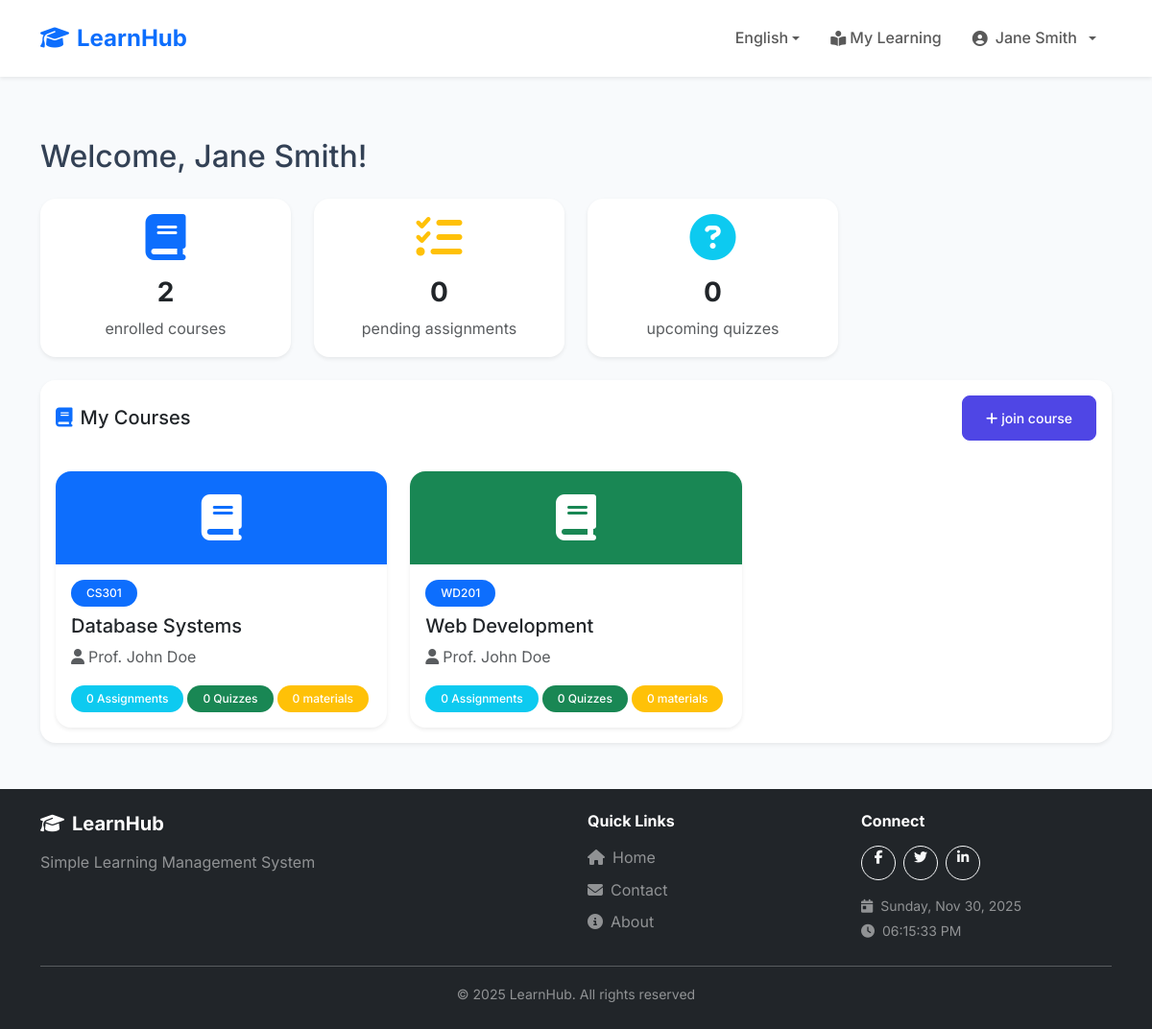
/student/ (signed in), run on the app's committed database.
### tables this page shows
CREATE TABLE users (
    id INT AUTO_INCREMENT PRIMARY KEY,
    username VARCHAR(50) UNIQUE NOT NULL,
    email VARCHAR(100) UNIQUE NOT NULL,
    password VARCHAR(255) NOT NULL,
    full_name VARCHAR(100) NOT NULL,
    role ENUM('student', 'teacher', 'admin') DEFAULT 'student',
    status ENUM('pending', 'approved', 'rejected', 'suspended') DEFAULT 'approved',
    student_id VARCHAR(20) NULL,
    profile_picture VARCHAR(255) NULL,
    phone VARCHAR(20) NULL,
    bio TEXT NULL,
    verification_token VARCHAR(100) NULL,
    verification_document VARCHAR(255) NULL,
    verified_at TIMESTAMP NULL,
    verified_by INT NULL,
    created_at TIMESTAMP DEFAULT CURRENT_TIMESTAMP,
    FOREIGN KEY (verified_by) REFERENCES users(id) ON DELETE SET NULL
);

CREATE TABLE courses (
    id INT AUTO_INCREMENT PRIMARY KEY,
    teacher_id INT NOT NULL,
    course_code VARCHAR(20) NOT NULL,
    course_name VARCHAR(100) NOT NULL,
    description TEXT,
    created_at TIMESTAMP DEFAULT CURRENT_TIMESTAMP,
    FOREIGN KEY (teacher_id) REFERENCES users(id) ON DELETE CASCADE
);

### config/languages.php (called while the page is built, shortened)
<?php
$currentLanguage = $_SESSION['language'];
$translationFile = __DIR__ . '/../lang/' . $currentLanguage . '.php';
if (file_exists($translationFile)) {
    $translations = require $translationFile;
} else {
    $translations = require __DIR__ . '/../lang/en.php';
}
function __($key) {
    global $translations;
    return $translations[$key] ?? $key;
}
function getCurrentLanguage() {
    return $_SESSION['language'] ?? 'en';
}
function getLanguageDirection() {
    $rtlLanguages = ['ar'];
    return in_array(getCurrentLanguage(), $rtlLanguages) ? 'rtl' : 'ltr';
}

### config/helpers/auth.php (called while the page is built, shortened)
<?php
function isLoggedIn() {
    return isset($_SESSION['user_id']);
}
function getCurrentUser() {
    global $pdo;
    if ($pdo) {
        $stmt = $pdo->prepare("SELECT * FROM users WHERE id = ?");
        $stmt->execute([$_SESSION['user_id']]);
        return $stmt->fetch();
    }
    return [
        'id' => $_SESSION['user_id'] ?? null,
        'full_name' => $_SESSION['user_name'] ?? '',
        'role' => $_SESSION['user_role'] ?? ''
    ];
}
function hasRole($role) {
    return isset($_SESSION['user_role']) && $_SESSION['user_role'] === $role;
}
?>

### config/helpers/validation.php (called while the page is built, shortened)
<?php
function sanitize($input) {
    return htmlspecialchars(trim($input), ENT_QUOTES, 'UTF-8');
}
?>

### student/index.php (the view, shortened to what this page needs)
<?php
require_once '../config/config.php';
$user = getCurrentUser();
$stmt = $pdo->prepare("SELECT COUNT(*) FROM enrollments WHERE student_id = ?");
$stmt->execute([$user['id']]);
$coursesCount = $stmt->fetchColumn();
$stmt = $pdo->prepare("
    SELECT COUNT(DISTINCT a.id)
    FROM assignments a
    JOIN enrollments e ON a.course_id = e.course_id
    LEFT JOIN submissions s ON a.id = s.assignment_id AND s.student_id = ?
    WHERE e.student_id = ? AND s.id IS NULL AND a.due_date >= NOW()
");
$stmt->execute([$user['id'], $user['id']]);
$pendingAssignments = $stmt->fetchColumn();
$stmt = $pdo->prepare("
    SELECT COUNT(DISTINCT q.id)
    FROM quizzes q
    JOIN enrollments e ON q.course_id = e.course_id
    WHERE e.student_id = ? AND q.due_date >= NOW()
");
$stmt->execute([$user['id']]);
$upcomingQuizzesCount = $stmt->fetchColumn();
$stmt = $pdo->prepare("
    SELECT c.*, u.full_name as teacher_name,
           (SELECT COUNT(*) FROM assignments WHERE course_id = c.id) as assignment_count,
           (SELECT COUNT(*) FROM quizzes WHERE course_id = c.id) as quiz_count,
           (SELECT COUNT(*) FROM materials WHERE course_id = c.id) as material_count
    FROM courses c
    JOIN enrollments e ON c.id = e.course_id
    JOIN users u ON c.teacher_id = u.id
    WHERE e.student_id = ?
    ORDER BY e.enrolled_at DESC
");
$stmt->execute([$user['id']]);
$courses = $stmt->fetchAll();
include '../includes/header.php';
?>
<div class="container my-5">
    <h2 class="mb-4"><?= __('welcome') ?>, <?= sanitize($user['full_name']) ?>!</h2>
    <div class="row g-4 mb-4">
        <div class="col-md-3">
            <div class="card text-center h-100 border-0 shadow-sm">
                <div class="card-body">
                    <div class="mb-3">
                        <i class="fas fa-book fa-3x text-primary"></i>
                    </div>
                    <h3 class="fw-bold"><?= $coursesCount ?></h3>
                    <p class="text-muted mb-0"><?= __('enrolled courses') ?></p>
                </div>
            </div>
        </div>
        <div class="col-md-3">
            <div class="card text-center h-100 border-0 shadow-sm">
                <div class="card-body">
                    <div class="mb-3">
                        <i class="fas fa-tasks fa-3x text-warning"></i>
                    </div>
                    <h3 class="fw-bold"><?= $pendingAssignments ?></h3>
                    <p class="text-muted mb-0"><?= __('pending assignments') ?></p>
                </div>
            </div>
        </div>
        <div class="col-md-3">
            <div class="card text-center h-100 border-0 shadow-sm">
                <div class="card-body">
                    <div class="mb-3">
                        <i class="fas fa-question-circle fa-3x text-info"></i>
                    </div>
                    <h3 class="fw-bold"><?= $upcomingQuizzesCount ?></h3>
                    <p class="text-muted mb-0"><?= __('upcoming quizzes') ?></p>
                </div>
            </div>
        </div>
    </div>
    <div class="card border-0 shadow-sm">
        <div class="card-header bg-white border-0 py-3">
            <div class="d-flex justify-content-between align-items-center">
                <h5 class="mb-0"><i class="fas fa-book text-primary <?= getLanguageDirection() === 'rtl' ? 'ms-2' : 'me-2' ?>"></i><?= __('my_courses') ?></h5>
                <button class="btn btn-primary btn-sm" data-bs-toggle="modal" data-bs-target="#enrollModal">
                    <i class="fas fa-plus <?= getLanguageDirection() === 'rtl' ? 'ms-1' : 'me-1' ?>"></i><?= __('join course') ?>
                </button>
            </div>
        </div>
        <div class="card-body">
            <?php if (empty($courses)): ?>
                <div class="text-center py-5">
                    <i class="fas fa-book fa-4x text-muted mb-3"></i>
                    <p class="text-muted mb-3"><?= __('no_courses_enrolled') ?></p>
                    <button class="btn btn-primary" data-bs-toggle="modal" data-bs-target="#enrollModal">
                        <i class="fas fa-plus <?= getLanguageDirection() === 'rtl' ? 'ms-1' : 'me-1' ?>"></i><?= __('join course') ?>
                    </button>
                </div>
            <?php else: ?>
                <div class="row g-4">
                    <?php
                    $colors = ['primary', 'success', 'warning', 'danger', 'info', 'secondary'];
                    foreach ($courses as $index => $course):
                        $colorClass = $colors[$index % count($colors)];
                    ?>
                        <div class="col-md-4">
                            <a href="course-details.php?id=<?= $course['id'] ?>" class="text-decoration-none">
                                <div class="card h-100 border-0 shadow-sm hover-card">
                                    <div class="card-header bg-<?= $colorClass ?> text-white border-0 text-center py-4">
                                        <i class="fas fa-book fa-3x"></i>
                                    </div>
                                    <div class="card-body">
                                        <span class="badge bg-primary mb-2"><?= sanitize($course['course_code']) ?></span>
                                        <h5 class="card-title text-dark"><?= sanitize($course['course_name']) ?></h5>
                                        <p class="text-muted mb-3"><i class="fas fa-user <?= getLanguageDirection() === 'rtl' ? 'ms-1' : 'me-1' ?>"></i><?= sanitize($course['teacher_name']) ?></p>
                                        <div class="d-flex gap-1 flex-wrap">
                                            <span class="badge bg-info"><?= $course['assignment_count'] ?> <?= __('assignments') ?></span>
                                            <span class="badge bg-success"><?= $course['quiz_count'] ?> <?= __('quizzes') ?></span>
                                            <span class="badge bg-warning"><?= $course['material_count'] ?> <?= __('materials') ?></span>
                                        </div>
                                    </div>
                                </div>
                            </a>
                        </div>
                    <?php endforeach; ?>
                </div>
            <?php endif; ?>
        </div>
    </div>
</div>
<?php include '../includes/footer.php'; ?>

### includes/header.php (shortened to what this page needs)
<?php
$currentUser = getCurrentUser();
?>
<!DOCTYPE html>
<html lang="<?= getCurrentLanguage() ?>" dir="<?= getLanguageDirection() ?>">
<head>
    <link href="https://cdn.jsdelivr.net/npm/bootstrap@5.3.2/dist/css/bootstrap.min.css" rel="stylesheet">
    <link rel="stylesheet" href="https://cdnjs.cloudflare.com/ajax/libs/font-awesome/6.4.2/css/all.min.css">
    <link rel="stylesheet" href="<?= SITE_URL ?>/assets/css/style.css?v=<?= time() ?>">
</head>
<body>
    <nav class="navbar navbar-expand-lg navbar-light bg-white shadow-sm sticky-top">
        <div class="container">
            <a class="navbar-brand fw-bold text-primary" href="<?= SITE_URL ?>">
                <i class="fas fa-graduation-cap <?= getLanguageDirection() === 'rtl' ? 'ms-2' : 'me-2' ?>"></i><?= SITE_NAME ?>
            </a>
            <div class="collapse navbar-collapse" id="navbarNav">
                <ul class="navbar-nav <?= getLanguageDirection() === 'rtl' ? 'me-auto' : 'ms-auto' ?> align-items-center">
                    <li class="nav-item dropdown">
                        <a class="nav-link dropdown-toggle" href="#" id="langDropdown" role="button" data-bs-toggle="dropdown">
                            <?= AVAILABLE_LANGUAGES[getCurrentLanguage()]['flag'] ?> <?= AVAILABLE_LANGUAGES[getCurrentLanguage()]['name'] ?>
                        </a>
                    </li>
                    <?php if (isLoggedIn()): ?>
                        <?php if (hasRole('student')): ?>
                            <li class="nav-item">
                                <a class="nav-link" href="<?= SITE_URL ?>/student/index.php">
                                    <i class="fas fa-book-open-reader <?= getLanguageDirection() === 'rtl' ? 'ms-1' : 'me-1' ?>"></i><?= __('my_learning') ?>
                                </a>
                            </li>
                        <?php endif; ?>
                        <li class="nav-item dropdown">
                            <a class="nav-link dropdown-toggle d-flex align-items-center gap-2" href="#" id="userDropdown" role="button" data-bs-toggle="dropdown">
                                <?php if (!empty($currentUser['profile_picture'])): ?>
                                    <img src="<?= SITE_URL ?>/uploads/<?= sanitize($currentUser['profile_picture']) ?>"
                                         class="rounded-circle"
                                         class="rounded-circle avatar-sm"
                                         alt="<?= sanitize($currentUser['full_name']) ?>">
                                <?php else: ?>
                                    <i class="fas fa-user-circle"></i>
                                <?php endif; ?>
                                <span><?= sanitize($currentUser['full_name']) ?></span>
                            </a>
                        </li>
                    <?php endif; ?>
                </ul>
            </div>
        </div>
    </nav>
    <main>

### assets/css/style.css (style rules this page uses)
:root { --primary-color: #4f46e5; --primary-dark: #4338ca; --secondary-color: #06b6d4; --success-color: #10b981; --warning-color: #f59e0b; --danger-color: #ef4444; --dark-color: #1f2937; --light-color: #f8fafc; --gradient-primary: linear-gradient(135deg, #4f46e5 0%, #06b6d4 100%); }
html, body { height: 100%; margin: 0; }
body { font-family: 'Inter', sans-serif; background-color: #f8fafc; color: #334155; line-height: 1.6; display: flex; flex-direction: column; min-height: 100vh; }
main { flex: 1 0 auto; }
a { text-decoration: none; transition: all 0.3s ease; }
.hover-card { transition: all 0.3s ease; }
.navbar { padding: 1rem 0; }
.navbar-brand { font-size: 1.5rem; flex-shrink: 0; transition: all 0.3s ease; cursor: pointer; }
.navbar-brand i { display: inline-block; transition: transform 0.3s ease; }
.navbar-collapse { flex-grow: 1; }
.nav-link { font-weight: 500; padding: 0.5rem 1rem !important; border-radius: 0.5rem; transition: all 0.3s ease; display: inline-flex; align-items: center; white-space: nowrap; }
.nav-link i { display: inline-block; flex-shrink: 0; }
.card { border: none; border-radius: 1rem; box-shadow: 0 4px 6px -1px rgba(0, 0, 0, 0.1), 0 2px 4px -1px rgba(0, 0, 0, 0.06); transition: all 0.3s ease; overflow: hidden; }
.btn-primary { background: var(--primary-color); border-color: var(--primary-color); padding: 0.75rem 1.5rem; border-radius: 0.5rem; font-weight: 500; }
.badge { padding: 0.5rem 1rem; border-radius: 2rem; font-weight: 500; }

### data on the page
users: full_name "Jane Smith"
courses: course_code "CS301", course_name "Database Systems", teacher.full_name "Prof. John Doe", assignment_count "0", quiz_count "0", material_count "0"
courses: course_code "WD201", course_name "Web Development", teacher.full_name "Prof. John Doe", assignment_count "0", quiz_count "0", material_count "0"

### other printed values
SITE_NAME "LearnHub"
AVAILABLE_LANGUAGES[getCurrentLanguage()]['name'] "English"
__('my_learning') "My Learning"
__('welcome') "Welcome"
$coursesCount "2"
__('enrolled courses') "enrolled courses"
$pendingAssignments "0"
__('pending assignments') "pending assignments"
$upcomingQuizzesCount "0"
__('upcoming quizzes') "upcoming quizzes"
__('my_courses') "My Courses"
__('join course') "join course"
__('simple_lms') "Simple Learning Management System"
__('quick_links') "Quick Links"
__('home') "Home"
